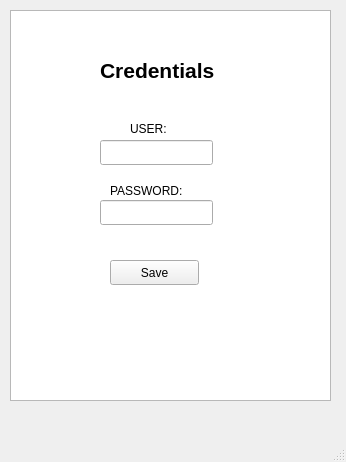
<?xml version="1.0" encoding="UTF-8"?>
<ui version="4.0">
 <class>carry</class>
 <widget class="QMainWindow" name="carry">
  <property name="geometry">
   <rect>
    <x>0</x>
    <y>0</y>
    <width>346</width>
    <height>462</height>
   </rect>
  </property>
  <property name="windowTitle">
   <string>MainWindow</string>
  </property>
  <widget class="QWidget" name="centralwidget">
   <widget class="QGraphicsView" name="graphicsView">
    <property name="geometry">
     <rect>
      <x>10</x>
      <y>10</y>
      <width>321</width>
      <height>391</height>
     </rect>
    </property>
   </widget>
   <widget class="QLabel" name="label">
    <property name="geometry">
     <rect>
      <x>100</x>
      <y>50</y>
      <width>131</width>
      <height>41</height>
     </rect>
    </property>
    <property name="text">
     <string>&lt;html&gt;&lt;head/&gt;&lt;body&gt;&lt;p&gt;&lt;span style=&quot; font-size:16pt; font-weight:600;&quot;&gt;Credentials&lt;/span&gt;&lt;/p&gt;&lt;/body&gt;&lt;/html&gt;</string>
    </property>
   </widget>
   <widget class="QLineEdit" name="luser">
    <property name="geometry">
     <rect>
      <x>100</x>
      <y>140</y>
      <width>113</width>
      <height>25</height>
     </rect>
    </property>
    <property name="text">
     <string/>
    </property>
   </widget>
   <widget class="QLineEdit" name="lpassw">
    <property name="geometry">
     <rect>
      <x>100</x>
      <y>200</y>
      <width>113</width>
      <height>25</height>
     </rect>
    </property>
   </widget>
   <widget class="QLabel" name="label_2">
    <property name="geometry">
     <rect>
      <x>130</x>
      <y>120</y>
      <width>67</width>
      <height>17</height>
     </rect>
    </property>
    <property name="text">
     <string>USER:</string>
    </property>
   </widget>
   <widget class="QLabel" name="label_3">
    <property name="geometry">
     <rect>
      <x>110</x>
      <y>180</y>
      <width>91</width>
      <height>21</height>
     </rect>
    </property>
    <property name="text">
     <string>PASSWORD:</string>
    </property>
   </widget>
   <widget class="QPushButton" name="pSave">
    <property name="geometry">
     <rect>
      <x>110</x>
      <y>260</y>
      <width>89</width>
      <height>25</height>
     </rect>
    </property>
    <property name="text">
     <string>Save</string>
    </property>
   </widget>
  </widget>
  <widget class="QMenuBar" name="menubar">
   <property name="geometry">
    <rect>
     <x>0</x>
     <y>0</y>
     <width>346</width>
     <height>22</height>
    </rect>
   </property>
  </widget>
  <widget class="QStatusBar" name="statusbar"/>
 </widget>
 <resources/>
 <connections/>
</ui>
